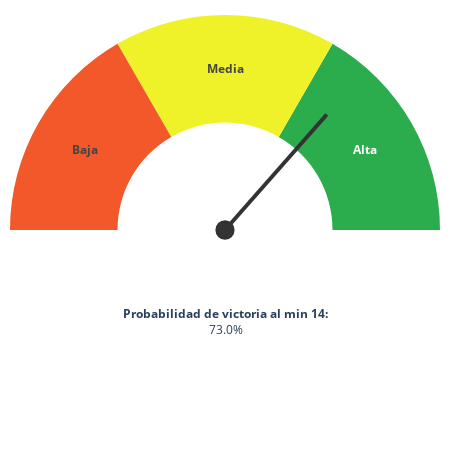

Notebook code for this chart:
### Code cell
quadrant_colors = ["#FFFFFF","#2bad4e", "#eff229", "#f25829"] 
quadrant_text = ["", "<b>Alta</b>", "<b>Media</b>","<b>Baja</b>"]
n_quadrants = len(quadrant_colors) - 1
min_value = 0
max_value = 100

for i in range(15):
    clear_output(wait=True)
    current_value = (probs[i][0])*100
    hand_length = np.sqrt(2) / 4
    hand_angle = np.pi * (1 - (max(min_value, min(max_value, current_value)) - min_value) / (max_value - min_value))

    fig = go.Figure(
        data=[
            go.Pie(
                values=[0.5] + (np.ones(n_quadrants) / 2 / n_quadrants).tolist(),
                rotation=90,
                hole=0.5,
                marker_colors=quadrant_colors,
                text=quadrant_text,
                textinfo="text",
                hoverinfo="skip",
            ),
        ],
        layout=go.Layout(
            showlegend=False,
            margin=dict(b=0,t=10,l=10,r=10),
            width=450,
            height=450,
            #paper_bgcolor=plot_bgcolor,
            annotations=[
                go.layout.Annotation(
                    text=f"<b>Probabilidad de victoria al min "+str(i)+":</b><br>"+str(round(current_value,0))+"%",
                    x=0.5, xanchor="center", xref="paper",
                    y=0.25, yanchor="bottom", yref="paper",
                    showarrow=False,
                )
            ],
            #Cursor del gráfico
            shapes=[
                go.layout.Shape(
                    type="circle",
                    x0=0.48, x1=0.52,
                    y0=0.48, y1=0.52,
                    fillcolor="#333",
                    line_color="#333",
                ),
                go.layout.Shape(
                    type="line",
                    x0=0.5, x1=0.5 + hand_length * np.cos(hand_angle),
                    y0=0.5, y1=0.5 + hand_length * np.sin(hand_angle),
                    line=dict(color="#333", width=4)
                )
            ]
        )
    )
    fig.show()
    time.sleep(3)

### Figure 1 — Plotly figure (JSON) as saved in the notebook; plotly's stock layout.template omitted (floating-point values rounded to 4 significant figures)
{"data": [{"hole": 0.5, "hoverinfo": "skip", "marker": {"colors": ["#FFFFFF", "#2bad4e", "#eff229", "#f25829"]}, "rotation": 90, "text": ["", "<b>Alta</b>", "<b>Media</b>", "<b>Baja</b>"], "textinfo": "text", "type": "pie", "values": [0.5, 0.1667, 0.1667, 0.1667]}], "layout": {"annotations": [{"showarrow": false, "text": "<b>Probabilidad de victoria al min 14:</b><br>73.0%", "x": 0.5, "xanchor": "center", "xref": "paper", "y": 0.25, "yanchor": "bottom", "yref": "paper"}], "height": 450, "margin": {"b": 0, "l": 10, "r": 10, "t": 10}, "shapes": [{"fillcolor": "#333", "line": {"color": "#333"}, "type": "circle", "x0": 0.48, "x1": 0.52, "y0": 0.48, "y1": 0.52}, {"line": {"color": "#333", "width": 4}, "type": "line", "x0": 0.5, "x1": 0.7368, "y0": 0.5, "y1": 0.7626}], "showlegend": false, "width": 450}}
